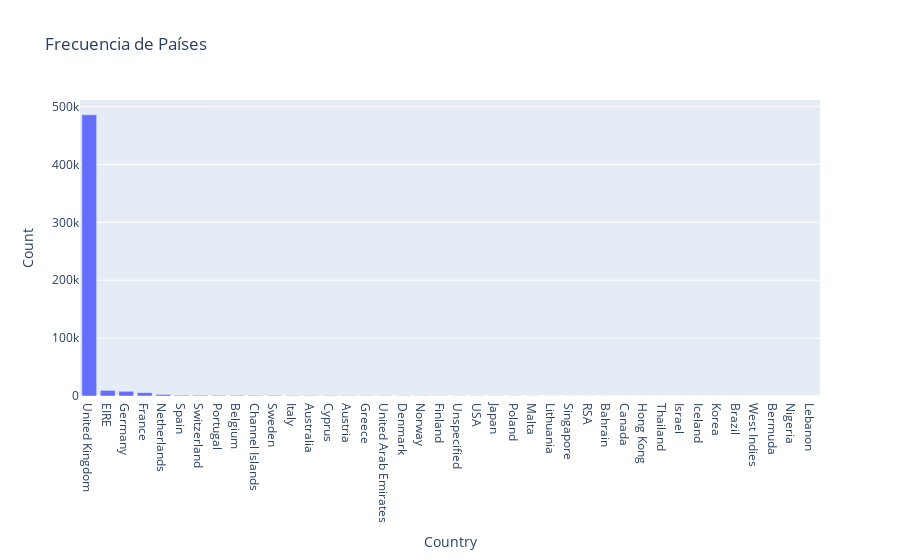

The cell this chart's notebook holds for it:
### Code cell
fig = px.bar(df_retail['Country'].value_counts().reset_index(), x='index', y='Country', labels={'index': 'Country', 'Country': 'Count'}, title='Frecuencia de Países')
fig.show()

### Figure 1 — Plotly figure (JSON) as saved in the notebook; plotly's stock layout.template omitted (floating-point values rounded to 4 significant figures)
{"data": [{"alignmentgroup": "True", "hovertemplate": "Country=%{x}<br>Count=%{y}<extra></extra>", "legendgroup": "", "marker": {"color": "#636efa", "pattern": {"shape": ""}}, "name": "", "offsetgroup": "", "orientation": "v", "showlegend": false, "textposition": "auto", "type": "bar", "x": ["United Kingdom", "EIRE", "Germany", "France", "Netherlands", "Spain", "Switzerland", "Portugal", "Belgium", "Channel Islands", "Sweden", "Italy", "Australia", "Cyprus", "Austria", "Greece", "United Arab Emirates", "Denmark", "Norway", "Finland", "Unspecified", "USA", "Japan", "Poland", "Malta", "Lithuania", "Singapore", "RSA", "Bahrain", "Canada", "Hong Kong", "Thailand", "Israel", "Iceland", "Korea", "Brazil", "West Indies", "Bermuda", "Nigeria", "Lebanon"], "xaxis": "x", "y": [485852, 9670, 8129, 5772, 2769, 1278, 1187, 1101, 1054, 906, 902, 731, 654, 554, 537, 517, 432, 428, 369, 354, 310, 244, 224, 194, 172, 154, 117, 111, 107, 77, 76, 76, 74, 71, 63, 62, 54, 34, 32, 13], "yaxis": "y"}], "layout": {"barmode": "relative", "legend": {"tracegroupgap": 0}, "title": {"text": "Frecuencia de Países"}, "xaxis": {"anchor": "y", "domain": [0, 1], "title": {"text": "Country"}}, "yaxis": {"anchor": "x", "domain": [0, 1], "title": {"text": "Count"}}}}
